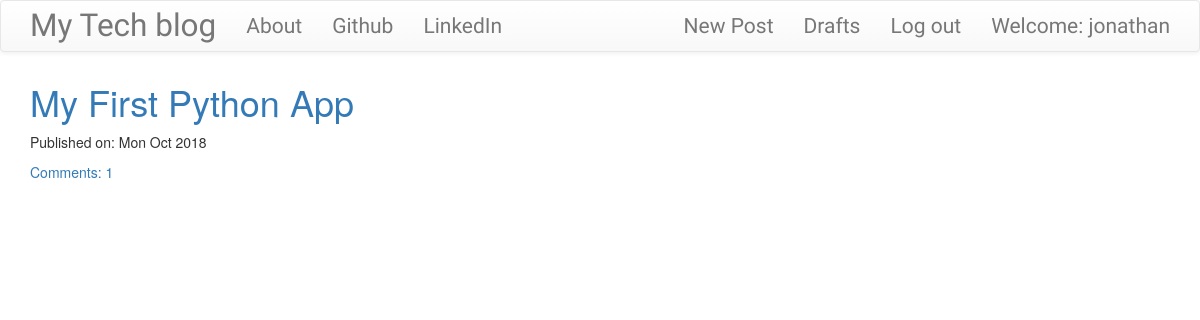
The app's page / (signed in) with its own data.
### blog_app/models.py (models this page shows, shortened)
class Post(models.Model):
    author = models.ForeignKey('auth.User')
    title = models.CharField(max_length=100)
    text = models.TextField()
    created_date = models.DateField(default=timezone.now)
    published_date = models.DateTimeField(blank=True, null=True)
    def approve_comments(self):
        return self.comments.filter(approved_comment=True)

### blog_app/views.py (the view)
# urls.py: url(r'^$',views.PostListView.as_view(),name='post_list'),
class PostListView(ListView):
    context_object_name = 'posts'
    model = Post
    def get_queryset(self):
        return Post.objects.filter(published_date__lte=timezone.now()).order_by('-published_date')

### blog_app/templates/blog_app/post_list.html
{% extends 'blog_app/base.html' %}
{% block content %}
<div class="centerstage">
    {% for post in posts %}
        <div class="post">
            <h1><a href="{% url 'post_detail' pk=post.pk %}">{{ post.title }}</a></h1>
            <div class="date">
                <p>Published on: {{ post.published_date|date:"D M Y"}}</p>
            </div>
            <a href="{% url 'post_detail' pk=post.pk %}">Comments: {{ post.approve_comments.count }}</a>
        </div>
    {% endfor %}
</div>
{% endblock %}

### blog_app/templates/blog_app/base.html (shortened to what this page needs)
<!DOCTYPE html>
{% load staticfiles %}
<html lang="en" dir="ltr">
  <head>
        <link rel="stylesheet" href="https://maxcdn.bootstrapcdn.com/bootstrap/3.3.7/css/bootstrap.min.css">
        <link rel="stylesheet" href="https://maxcdn.bootstrapcdn.com/bootstrap/3.3.7/css/bootstrap-theme.min.css">
        <link rel="stylesheet" href="//cdn.jsdelivr.net/medium-editor/latest/css/medium-editor.min.css" type="text/css" media="screen" charset="utf-8">
        <link rel="stylesheet" href="{% static 'css/blog.css' %}">
    </head>
  <body class="loader">
    <nav class="navbar navbar-default techfont custom-navbar">
    <div class="container">
      <ul class="nav navbar-nav">
        <li><a class='navbar-brand bigbrand' href="{% url 'post_list' %}">My Tech blog</a></li>
        <li><a href="{% url 'about'%}">About</a></li>
        <li><a href="https://www.github.com">Github</a></li>
        <li><a href="https://www.linkedin.com">LinkedIn</a></li>
      </ul>
      <ul class="nav navbar-nav navbar-right">
        {% if user.is_authenticated %}
        <li>
          <a href="{% url 'post_new' %}" >New Post</a>
        </li>
        <li>
          <a href="{% url 'post_draft_list' %}">Drafts</a>
        </li>
        <li>
          <a href="{% url 'logout' %}" >Log out</a>
        </li>
        <li>
          <a >Welcome: {{ user.username }}</a>
        </li>
          {% else %}
          <li><a class='nav navbar-right' href="{% url 'login' %}" ><span class="glyphicon glyphicon-user"></span></a></li>
        {% endif %}
      </ul>
  </div>
</nav>
        <div class="content container">
            <div class="row">
                <div class="col-md-8">
                  <div class="blog_posts">
                    {% block content %}
                    {% endblock %}
                  </div>
                </div>
            </div>
        </div>
  </body>
</html>

### blog_app/static/css/blog.css (style rules this page uses)
.techfont { font-family: 'Russo One', sans-serif; font-size: 1.5em; margin-bottom: 10px; }
.centerstage { margin-left: auto; margin-right: auto; }
.bigbrand { font-size: 1.5em; }
.loader { filter:hue-rotate(0deg); color: linear-gradient(45deg,#0f8,#08f); animation:hue 5000ms infinite linear; }

### records on screen
Post: title "My First Python App", published_date "Mon Oct 2018", approve_comments.count "1"

### other values on screen
{{ user.username }} "jonathan"
